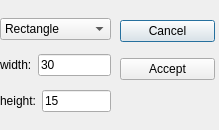
<?xml version="1.0" encoding="UTF-8"?>
<ui version="4.0">
 <class>brush</class>
 <widget class="QDialog" name="brush">
  <property name="geometry">
   <rect>
    <x>0</x>
    <y>0</y>
    <width>219</width>
    <height>130</height>
   </rect>
  </property>
  <property name="windowTitle">
   <string>Dialog</string>
  </property>
  <widget class="QWidget" name="layoutWidget">
   <property name="geometry">
    <rect>
     <x>0</x>
     <y>10</y>
     <width>111</width>
     <height>113</height>
    </rect>
   </property>
   <layout class="QVBoxLayout" name="verticalLayout">
    <item>
     <layout class="QHBoxLayout" name="horizontalLayout_3">
      <item>
       <widget class="QComboBox" name="shapeInput">
        <item>
         <property name="text">
          <string>Rectangle</string>
         </property>
        </item>
        <item>
         <property name="text">
          <string>Ellipse</string>
         </property>
        </item>
       </widget>
      </item>
     </layout>
    </item>
    <item>
     <layout class="QHBoxLayout" name="horizontalLayout">
      <item>
       <widget class="QLabel" name="widthLabel">
        <property name="text">
         <string>width:</string>
        </property>
       </widget>
      </item>
      <item>
       <widget class="QLineEdit" name="widthInput">
        <property name="text">
         <string>30</string>
        </property>
       </widget>
      </item>
     </layout>
    </item>
    <item>
     <layout class="QHBoxLayout" name="horizontalLayout_2">
      <item>
       <widget class="QLabel" name="heightLabel">
        <property name="text">
         <string>height:</string>
        </property>
       </widget>
      </item>
      <item>
       <widget class="QLineEdit" name="heightInput">
        <property name="text">
         <string>15</string>
        </property>
       </widget>
      </item>
     </layout>
    </item>
   </layout>
  </widget>
  <widget class="QWidget" name="layoutWidget">
   <property name="geometry">
    <rect>
     <x>120</x>
     <y>10</y>
     <width>95</width>
     <height>81</height>
    </rect>
   </property>
   <layout class="QVBoxLayout" name="verticalLayout_2">
    <item>
     <widget class="QPushButton" name="cancel">
      <property name="text">
       <string>Cancel</string>
      </property>
     </widget>
    </item>
    <item>
     <widget class="QPushButton" name="accept">
      <property name="text">
       <string>Accept</string>
      </property>
     </widget>
    </item>
   </layout>
  </widget>
 </widget>
 <resources/>
 <connections/>
</ui>
